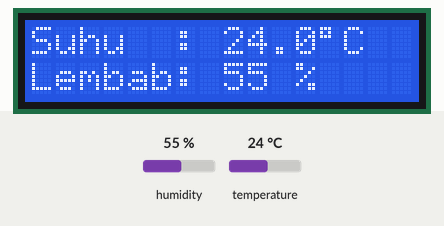
A sketch run on a simulated ESP32. Parts: 16×2 character LCD. The inputs (shaded band) are chosen by the test bench; at power-on: humidity 55 %, temperature 24 °C.

Above: at 2.7 s.
2.8 s: humidity set to 22 %
At 4.5 s:
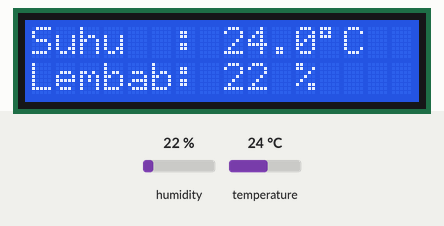
5.5 s: temperature set to 12 °C
At 6.0 s:
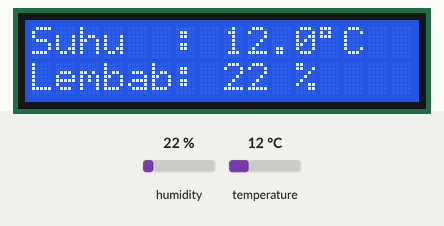
8.2 s: humidity set to 40 %
At 10.3 s:
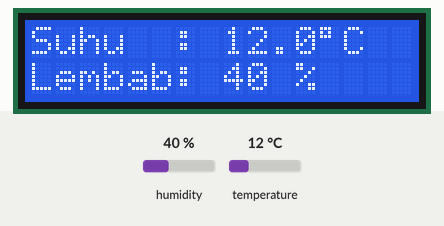
11.2 s: temperature set to 19 °C
At 13.0 s:
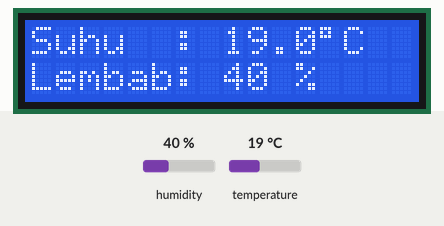
Timing chart, 0 to 14.5 s (numbered marks = the images above; inputs shaded):
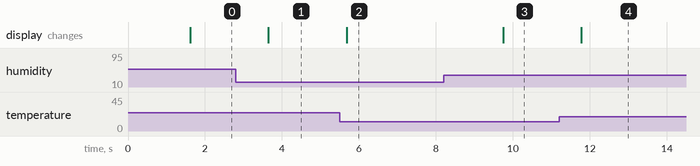

The sketch:

langkah2_lcd.ino
```cpp
// RR – AI dan IoT Projek | Dari Sensor ke IoT – Langkah 2/3
// ESP32 + DHT22 + LCD 16x2 I2C: suhu tampil di layar
// Wiring DHT22 : DATA > GPIO4, VCC > 3V3, GND > GND
// Wiring LCD   : VCC > VIN (5V), GND > GND, SDA > GPIO21, SCL > GPIO22

#include <Wire.h>
#include <LiquidCrystal_I2C.h>
#include <DHT.h>

#define DHTPIN 4
#define DHTTYPE DHT22
DHT dht(DHTPIN, DHTTYPE);

// Alamat I2C biasanya 0x27. Kalau layar kosong, coba ganti ke 0x3F
LiquidCrystal_I2C lcd(0x27, 16, 2);

void setup() {
  Serial.begin(115200);
  Wire.begin(21, 22);  // SDA, SCL
  lcd.init();
  lcd.backlight();
  dht.begin();

  lcd.setCursor(0, 0);
  lcd.print("Monitor Suhu");
  delay(1500);
  lcd.clear();
}

void loop() {
  float suhu = dht.readTemperature();
  float lembab = dht.readHumidity();

  lcd.clear();
  if (isnan(suhu) || isnan(lembab)) {
    lcd.setCursor(0, 0);
    lcd.print("Sensor error!");
  } else {
    lcd.setCursor(0, 0);
    lcd.print("Suhu  : ");
    lcd.print(suhu, 1);
    lcd.print((char)223);  // simbol derajat di LCD
    lcd.print("C");

    lcd.setCursor(0, 1);
    lcd.print("Lembab: ");
    lcd.print(lembab, 0);
    lcd.print(" %");
  }
  delay(2000);
}
```

Measured:
- after the input at 2.8 s, the display: changes after 0.85 s (image 1)
- after the input at 5.5 s, the display: changes after 0.18 s (image 2)
- after the input at 8.2 s, the display: changes after 1.5 s (image 3)
- after the input at 11.2 s, the display: changes after 0.58 s (image 4)
